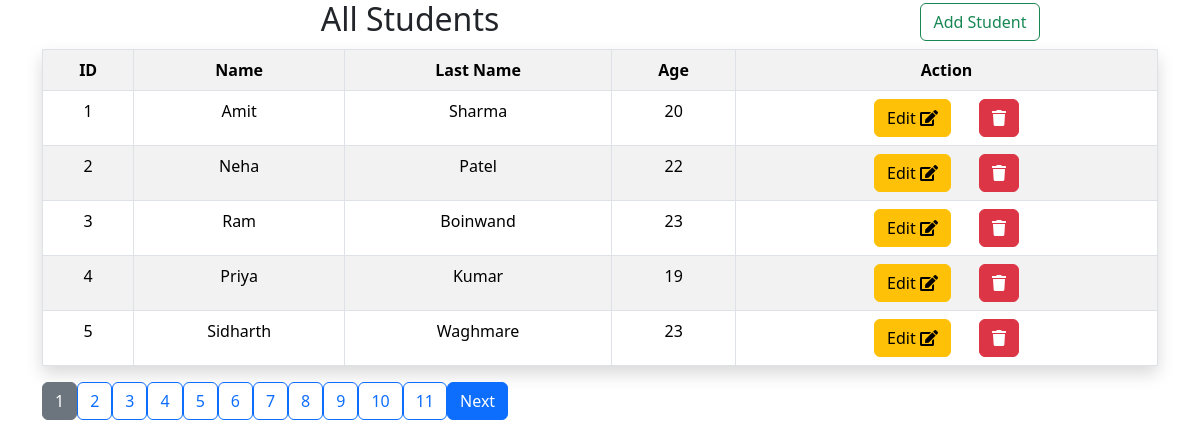
Page /CREATE.PHP on the committed database.
### tables this page shows
CREATE TABLE `student` (
  `id` int(4) NOT NULL,
  `name` varchar(30) NOT NULL,
  `last_name` varchar(20) NOT NULL,
  `age` int(100) NOT NULL
);

### CREATE.PHP (the view, shortened to what this page needs)
<?php
require 'header.php';
$records_per_page = 5;
$current_page = isset($_GET['page']) ? $_GET['page'] : 1;
$offset = ($current_page - 1) * $records_per_page;
$total_sql = "SELECT COUNT(*) AS total_records FROM `student`";
$total_result = mysqli_query($conn, $total_sql);
$total_row = mysqli_fetch_assoc($total_result);
$total_records = $total_row['total_records'];
$total_pages = ceil($total_records / $records_per_page);
$sql = "SELECT * FROM `student` LIMIT $records_per_page OFFSET $offset";
$result = mysqli_query($conn, $sql);
?>
<div class="row">
  <div class="col-8 text-center h2"> All Students </div>
  <div class="col-4 text-center h2">
    <button class="btn btn-outline-success" data-bs-toggle="modal" data-bs-target="#exampleModal">Add Student</button>
  </div>
</div>
<table class="table table-bordered table-hover table-striped text-center shadow">
  <tr class="t-row">
    <th class="thead">ID</th>
    <th class="thead">Name</th>
    <th class="thead">Last Name</th>
    <th class="thead">Age</th>
    <th class="thead">Action</th>
  </tr>
  <?php
  while ($row = mysqli_fetch_assoc($result)) {
  ?>
    <tr class="t-row">
      <td class="td"><?php echo $row['id']; ?> </td>
      <td class="td"><?php echo $row['name']; ?> </td>
      <td class="td"><?php echo $row['last_name']; ?> </td>
      <td class="td"><?php echo $row['age']; ?> </td>
      <td class="td">
        <a href="update.php?id=<?php echo $row['id']; ?>"><button class="btn btn-warning me-4">Edit&nbsp;<i class="fas fa-edit"></i></button></a>
        <a href="delete.php?id=<?php echo $row['id']; ?>"><button class="btn btn-danger"><i class="fas fa-trash"></i></button></a>
      </td>
    </tr>
  <?php
  }
  ?>
</table>
<div class="pagination" style="text-align: center;">
  <?php
  for ($page = 1; $page <= $total_pages; $page++) {
    if ($page == $current_page) {
      echo "<a href='?page=$page' class='btn btn-secondary'>$page</a>";
    } else {
      echo "<a href='?page=$page' class='btn btn-outline-primary'>$page</a>";
    }
  }
  if ($current_page < $total_pages) {
    echo "<a href='?page=" . ($current_page + 1) . "' class='btn btn-primary'>Next</a>";
  }
  ?>
</div>
<?php
require 'footer.php';
?>

### header.php (shortened to what this page needs)
<!DOCTYPE html>
<html lang="en">
<head>
    <link href="https://cdn.jsdelivr.net/npm/bootstrap@5.3.3/dist/css/bootstrap.min.css" rel="stylesheet">
    <link rel="stylesheet" href="https://cdnjs.cloudflare.com/ajax/libs/font-awesome/5.15.4/css/all.min.css">
</head>
<body>
    <div class="container-fluid">
        <div class="container">

### footer.php (shortened to what this page needs)
</div>
</div>
</body>
</html>

### rows in the picture
student: id "1", name "Amit", last_name "Sharma", age "20"
student: id "2", name "Neha", last_name "Patel", age "22"
student: id "3", name "Ram", last_name "Boinwand", age "23"
student: id "4", name "Priya", last_name "Kumar", age "19"
student: id "5", name "Sidharth", last_name "Waghmare", age "23"
